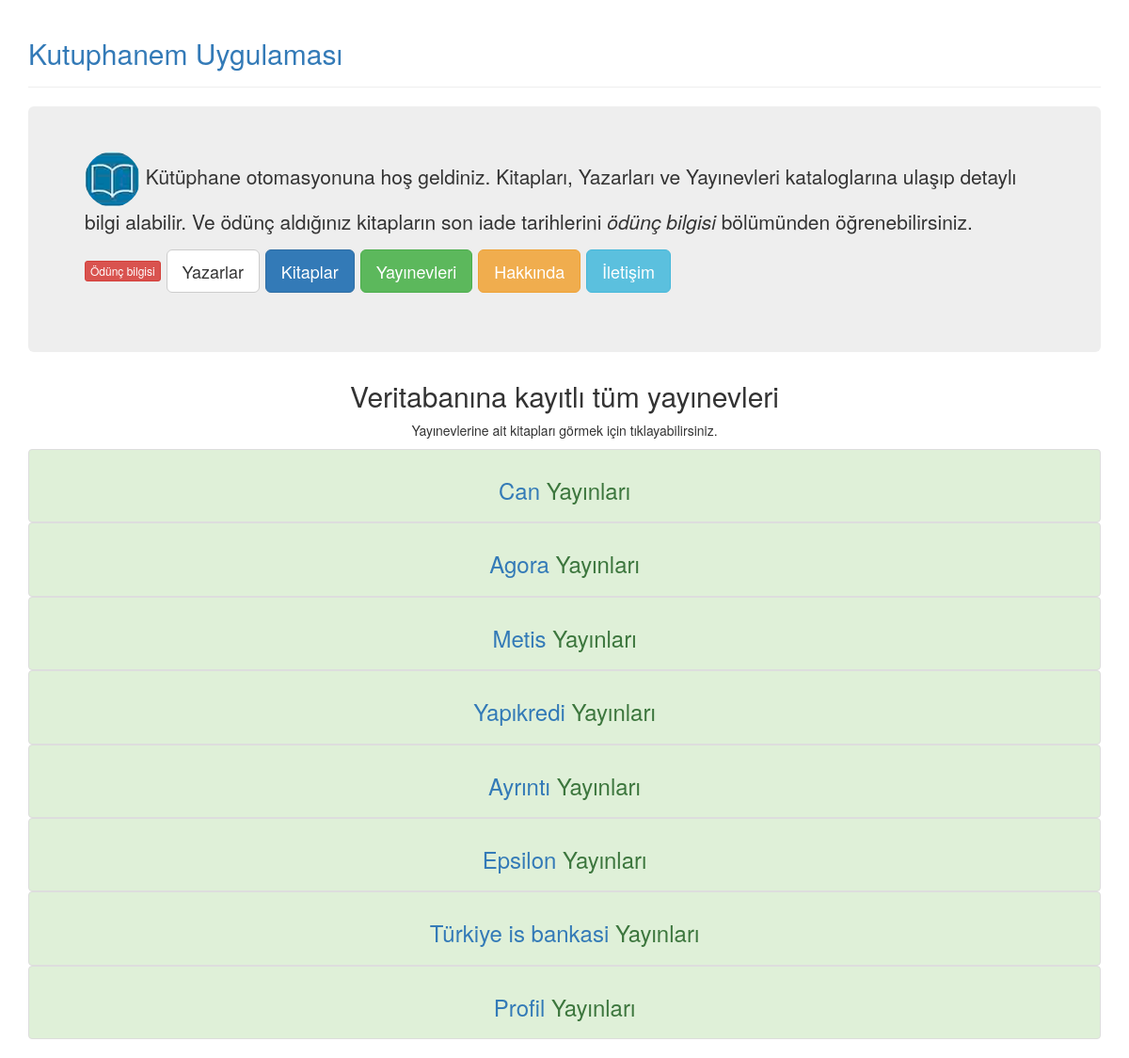
Screenshot of /library/publishers/ with the database file from the repository.
### library/models.py (models this page shows, shortened)
class Publisher(models.Model):
    pub = models.CharField(max_length=250)

### library/views.py (the view)
# urls.py: url(r'^publishers/(?P<publisher_id>[0-9]+)$', views.publishersdetail, name='publishersdetail'),
def publishers(request):
    publisher_all = Publisher.objects.all()
    return render(request, 'library/publishers.html', {'publisher_all': publisher_all})

### library/templates/library/publishers.html
{% extends 'library/base.html' %}
{% block body %}
<center><h2>Veritabanına kayıtlı tüm yayınevleri</h2>
  <p>Yayınevlerine ait kitapları görmek için tıklayabilirsiniz.</p></center>
<ul class="list-group">
    {% for publisher in publisher_all %}
    <center><li class="list-group-item list-group-item-success">
        <h3>
            <a href="/publishers/{{ publisher.id }}">{{ publisher.pub }} </a> Yayınları
        </h3>
    </li></center>
    {% endfor %}
    </ul>
{% endblock %}

### rows the page displays
Publisher: pub "Can"
Publisher: pub "Agora"
Publisher: pub "Metis"
Publisher: pub "Yapıkredi"
Publisher: pub "Ayrıntı"
Publisher: pub "Epsilon"
Publisher: pub "Türkiye is bankasi"
Publisher: pub "Profil"
